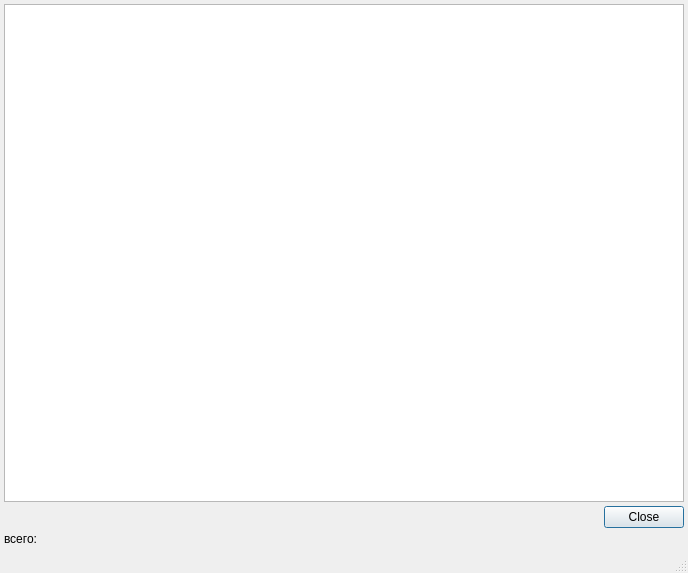
<?xml version="1.0" encoding="UTF-8"?>
<ui version="4.0">
 <class>NotificationLogListDialog</class>
 <widget class="QDialog" name="NotificationLogListDialog">
  <property name="windowModality">
   <enum>Qt::ApplicationModal</enum>
  </property>
  <property name="geometry">
   <rect>
    <x>0</x>
    <y>0</y>
    <width>688</width>
    <height>573</height>
   </rect>
  </property>
  <property name="windowTitle">
   <string>Список записей</string>
  </property>
  <property name="sizeGripEnabled">
   <bool>true</bool>
  </property>
  <property name="modal">
   <bool>true</bool>
  </property>
  <layout class="QGridLayout" name="gridLayout">
   <property name="margin">
    <number>4</number>
   </property>
   <property name="spacing">
    <number>4</number>
   </property>
   <item row="1" column="0">
    <widget class="QLabel" name="lblAdditionalData">
     <property name="sizePolicy">
      <sizepolicy hsizetype="Minimum" vsizetype="Preferred">
       <horstretch>0</horstretch>
       <verstretch>0</verstretch>
      </sizepolicy>
     </property>
     <property name="text">
      <string/>
     </property>
    </widget>
   </item>
   <item row="1" column="1">
    <widget class="QDialogButtonBox" name="buttonBox">
     <property name="standardButtons">
      <set>QDialogButtonBox::Close</set>
     </property>
    </widget>
   </item>
   <item row="2" column="0">
    <widget class="QLabel" name="label">
     <property name="sizePolicy">
      <sizepolicy hsizetype="Maximum" vsizetype="Preferred">
       <horstretch>0</horstretch>
       <verstretch>0</verstretch>
      </sizepolicy>
     </property>
     <property name="text">
      <string>всего: </string>
     </property>
    </widget>
   </item>
   <item row="3" column="0">
    <widget class="QStatusBar" name="statusBar">
     <property name="sizePolicy">
      <sizepolicy hsizetype="Preferred" vsizetype="Fixed">
       <horstretch>0</horstretch>
       <verstretch>0</verstretch>
      </sizepolicy>
     </property>
     <property name="toolTip">
      <string>A status bar</string>
     </property>
     <property name="whatsThis">
      <string>A status bar.</string>
     </property>
     <property name="sizeGripEnabled">
      <bool>false</bool>
     </property>
    </widget>
   </item>
   <item row="0" column="0" colspan="2">
    <widget class="CTableView" name="tblItems">
     <property name="whatsThis">
      <string comment="ура!">список записей</string>
     </property>
     <property name="tabKeyNavigation">
      <bool>false</bool>
     </property>
     <property name="alternatingRowColors">
      <bool>true</bool>
     </property>
    </widget>
   </item>
  </layout>
 </widget>
 <customwidgets>
  <customwidget>
   <class>CTableView</class>
   <extends>QTableView</extends>
   <header>library/TableView.h</header>
  </customwidget>
 </customwidgets>
 <tabstops>
  <tabstop>tblItems</tabstop>
 </tabstops>
 <resources/>
 <connections>
  <connection>
   <sender>buttonBox</sender>
   <signal>rejected()</signal>
   <receiver>NotificationLogListDialog</receiver>
   <slot>close()</slot>
   <hints>
    <hint type="sourcelabel">
     <x>623</x>
     <y>409</y>
    </hint>
    <hint type="destinationlabel">
     <x>626</x>
     <y>425</y>
    </hint>
   </hints>
  </connection>
 </connections>
</ui>
